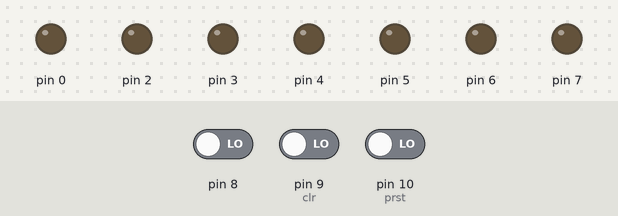
Simulated run of this sketch. Board: Arduino Uno, built with avr-gcc and run on an emulated ATmega328P. Shown: output pins drawn as LEDs (lit = HIGH). The inputs (shaded band) are chosen by the test bench; at power-on: pin 10 (prst) LOW, pin 9 (clr) LOW, pin 8 LOW.

Above: at 1.2 s.
1.3 s: pin 10 (prst) driven HIGH
At 2.2 s:
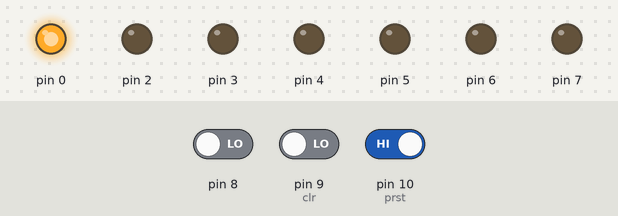
2.8 s: pin 9 (clr) driven HIGH
At 3.3 s:
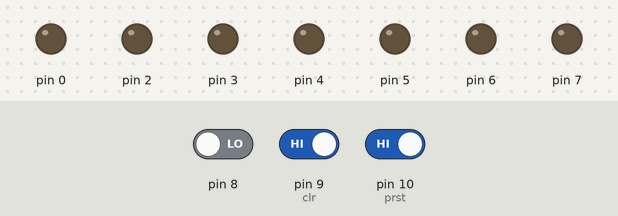
4.3 s: pin 9 (clr) driven LOW
At 5.7 s:
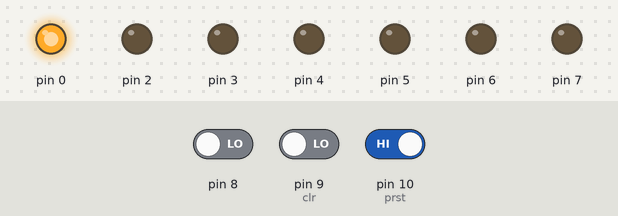
Timing chart, 0 to 7.3 s (numbered marks = the images above; inputs shaded):
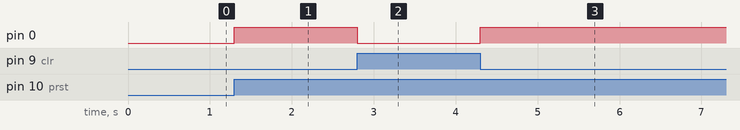

The sketch:

Pract3_dos_arduinos_abajo.ino
```cpp
// Estructura de datos para manejo más simple de memoria
struct datos_estado {
    bool estado;
    uint8_t salida;
    uint8_t pines_entradas[];
};

// Declaración de estructuras de datos
volatile struct datos_estado ff_jk = {0,11,{3,4}}; // Flip Flop JK
volatile struct datos_estado ff_d = {0,13,{6}}; // Flip Flop D
volatile struct datos_estado ff_t = {0,12,{5}}; // Flip Flop T
volatile struct datos_estado l_sr = {0,0,{7,8}}; //Latch SR

// Pines de entradas
const uint8_t clr = 9;
const uint8_t prst = 10;

// Setup de pines e interrupt
void setup() {
    attachInterrupt(digitalPinToInterrupt(2), isr_flanco_positivo, RISING);
    // Pines activados por registros (menos líneas)
    DDRD |= B11111101;
    DDRB |= B00000111;
    DDRB &= !B00111000;
}

// Elementos asincrónicos
void loop() {
    // Lógica para SR Latch
    bool s = digitalRead(l_sr.pines_entradas[0]), r = digitalRead(l_sr.pines_entradas[1]);
    l_sr.estado = l_sr.estado*(!s&&!r) + (s&&!r) + (s&&r); // sr latch con prioridad al set

    // Aplicar efecto de clear y preset
    bool vclr = digitalRead(clr), vprst = digitalRead(prst);
    if (vclr && !vprst) {
        l_sr.estado = ff_jk.estado = ff_d.estado = ff_t.estado = 0;
    } else if (!vclr && vprst) {
        l_sr.estado = ff_jk.estado = ff_d.estado = ff_t.estado = 1;
    } else if (vclr && vprst) {
        l_sr.estado = ff_jk.estado = ff_d.estado = ff_t.estado = 0; // prioridad al clear
    }

    // Activación de LEDs
    digitalWrite(l_sr.salida, l_sr.estado);
    digitalWrite(ff_d.salida, ff_d.estado);
    digitalWrite(ff_t.salida, ff_t.estado);
    digitalWrite(ff_jk.salida, ff_jk.estado);

    // Delay, obvs
    //delay(100);
}

// Lógica para elementos sincrónicos, en flanco positivo
void isr_flanco_positivo() {
    // Lógica para FF D
    ff_d.estado = digitalRead(ff_d.pines_entradas[0]);
    // Lógica para FF T
    ff_t.estado = !ff_t.estado*digitalRead(ff_t.pines_entradas[0]) + ff_t.estado*!digitalRead(ff_t.pines_entradas[0]);
    // Lógica para FF JK
    bool j = digitalRead(ff_jk.pines_entradas[0]), k = digitalRead(ff_jk.pines_entradas[1]);
    ff_jk.estado = ff_jk.estado*(!j&&!k) + (j&&!k) + (j&&k)*!ff_jk.estado;
}
```

Measured:
- after the input at 1.3 s, pin 0: LOW → HIGH at once
- after the input at 2.8 s, pin 0: HIGH → LOW at once
- after the input at 4.3 s, pin 0: LOW → HIGH at once
